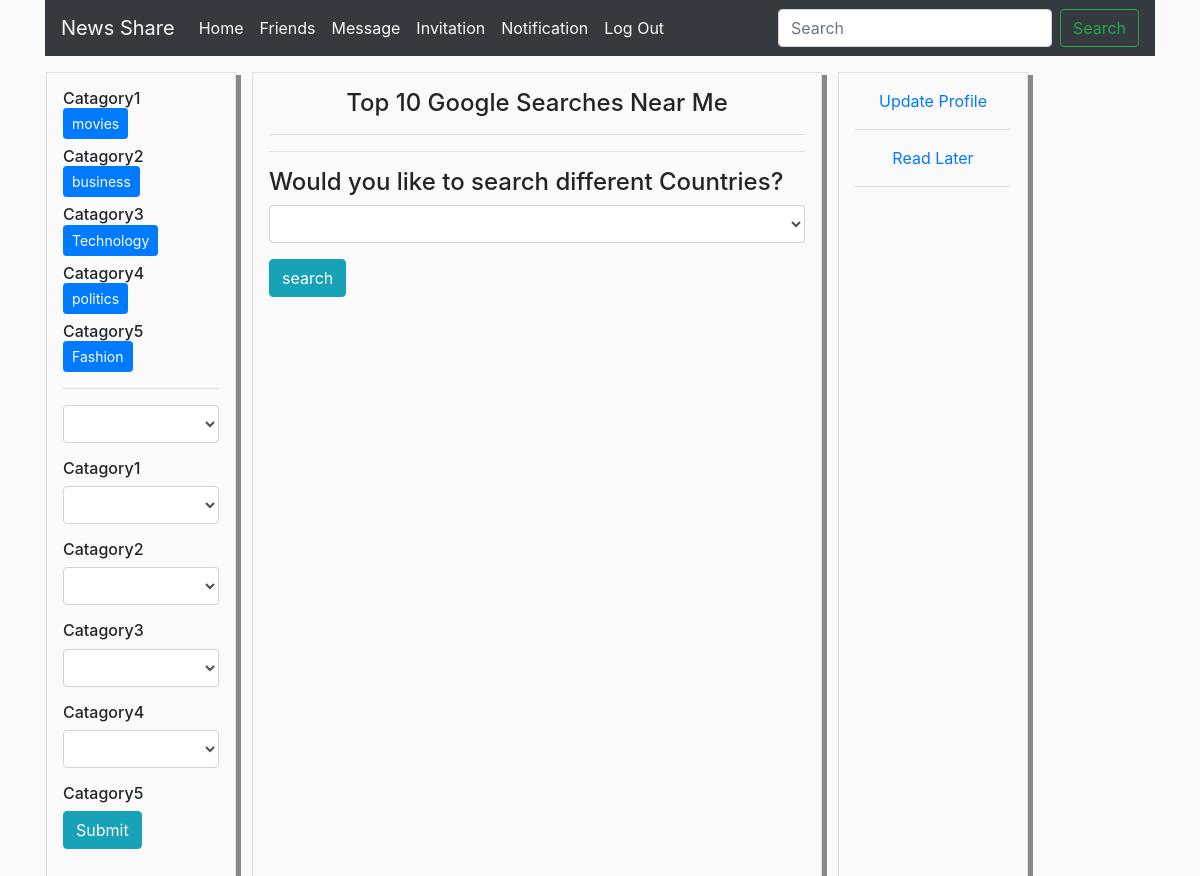
The app's page /dashboard/ (signed in) with its own data.
### dashboard/models.py (models this page shows, shortened)
class Catagory(models.Model):
    fav1=models.CharField(max_length=300,default="Nothig")
    fav2=models.CharField(max_length=300,default="Nothig")
    fav3=models.CharField(max_length=300,default="Nothig")
    fav4=models.CharField(max_length=300,default="Nothig")
    fav5=models.CharField(max_length=300,default="Nothig")
    name=models.ForeignKey(User,null=False,on_delete=models.CASCADE,db_column="username")

### dashboard/views.py (the view)
# urls.py: path('',views.dashboard,name='dashboard'),
@login_required(login_url='/')
def dashboard(request):
    try:
        a=User.objects.get(id=request.user.id)
        find_1=Catagory.objects.get(name=a)
    except:
        find_1="None"
    pytrends = TrendReq(hl='en-US')
    kw_list = ["Blockchain"]
    cat=0
    timeframe='today 5-y'
    geo=''
    gprop=''
    search_1=pytrends.realtime_trending_searches(pn='CA')
    search_ca=search_1.head(10)
    search_2=pytrends.realtime_trending_searches(pn='US')
    search_usa=search_2.head(10)
    if request.method=='POST':
        country=request.POST['country']
        search_3=pytrends.realtime_trending_searches(pn=country)
        search_new=search_3.head(10)
        return render(request, "dashboard/dashboard_modal.html",{'search_new':search_new['title']})
    return render(request, "dashboard/dashboard.html",{'search':search_ca['title'],'search_usa':search_usa['title'],'cat':find_1})

### dashboard/templates/dashboard/dashboard.html (shortened to what this page needs)
<!DOCTYPE html>
<html lang="en">
  <head>
    <link
      rel="stylesheet"
      href="https://cdn.jsdelivr.net/npm/bootstrap@4.5.3/dist/css/bootstrap.min.css"
    />
  </head>
  <body style="background-color: #fafafa">
    <div class="container">
      <div class="row">
        <div class="col-12">
          <nav class="navbar navbar-expand-lg navbar-light bg-dark">
            <a class="navbar-brand text-light" href="#">News Share</a>
            <div class="collapse navbar-collapse" id="navbarSupportedContent">
              <ul class="navbar-nav mr-auto">
                <li class="nav-item active">
                  <a class="nav-link text-light" href="{% url 'dashboard' %}"
                    >Home <span class="sr-only">(current)</span></a
                  >
                </li>
                <li class="nav-item">
                  <a class="nav-link text-light" href="{%url 'follow'%}">Friends</a>
                </li>
                <li class="nav-item">
                  <a class="nav-link text-light" href="#">Message</a>
                </li>
                <li class="nav-item">
                  <a class="nav-link text-light" href="{% url 'invitation'%}">Invitation</a>
                </li>
                <li class="nav-item">
                  <a class="nav-link text-light" href="#">Notification</a>
                </li>
                <li class="nav-item">
                  <a class="nav-link text-light" href="{% url 'login' %}"
                    >Log Out</a
                  >
                </li>
              </ul>
              <form class="form-inline my-2 my-lg-0" action='{% url "results" %}' method="post">
                <input
                  class="form-control mr-sm-2"
                  type="search"
                  placeholder="Search"
                  aria-label="Search"
                  name='keywords'
                />
                <button
                  class="btn btn-outline-success my-2 my-sm-0"
                  type="submit"
                >
                  Search
                </button>
              </form>
            </div>
          </nav>
        </div>
      </div>
      <div class="row">
        <div
          class="col-2 border p-3 mt-3 ml-3 pb-5"
          style="box-shadow: 5px 3px #888888"
        >
          <div>
            <h6 class="text-left">Catagory1 <form action="{%url 'results_1' %}" method="post">{%csrf_token%}<input hidden name="fav1" value="{{cat.fav1}}"> <button type="submit" class='btn btn-primary btn-sm'>{{cat.fav1}}</button></form></h6>
          </div>
          <div>
            <h6 class="text-left">Catagory2<form action="{%url 'results_1' %}" method="post" id="ok">{%csrf_token%}<input hidden name="fav1" value="{{cat.fav2}}"> <button type="submit" class='btn btn-primary btn-sm'>{{cat.fav2}}</button></form></h6>
          </div>
          <div>
            <h6 class="text-left">Catagory3<form action="{%url 'results_1' %}" method="post" id="ok">{%csrf_token%}<input hidden name="fav1" value="{{cat.fav3}}"> <button type="submit" class='btn btn-primary btn-sm'>{{cat.fav3}}</button></form></h6>
          </div>
          <div>
            <h6 class="text-left">Catagory4<form action="{%url 'results_1' %}" method="post" id="ok">{%csrf_token%}<input hidden name="fav1" value="{{cat.fav4}}"> <button type="submit" class='btn btn-primary btn-sm'>{{cat.fav4}}</button></form></h6>
          </div>
          <div>
            <h6 class="text-left">Catagory5<form action="{%url 'results_1' %}" method="post" id="ok">{%csrf_token%}<input hidden name="fav1" value="{{cat.fav5}}"> <button type="submit" class='btn btn-primary btn-sm'>{{cat.fav5}}</button></form></h6>
          </div>
          <hr>
         <form action="{% url 'catagory' %}" method="post">
          <div class="form-group">
            <select class="form-control" id="exa" name="fav1">
              <option value=""></option>
              <option value="sports">Sports</option>
            </select>
          </div>
          <div>
            <h6 class="text-left">Catagory1  </h6>
          </div>
          <div class="form-group">
            <select class="form-control" id="exa" name="fav2">
              <option value=""></option>
              <option value="sports">Sports</option>
            </select>
          </div>
          <div>
            <h6 class="text-left">Catagory2 </h6>
          </div>
          <div class="form-group">
            <select class="form-control" id="exa" name="fav3">
              <option value=""></option>
              <option value="sports">Sports</option>
            </select>
          </div>
          <div>
            <h6 class="text-left">Catagory3 </h6>
          </div>
          <div class="form-group">
            <select class="form-control" id="exa" name="fav4">
              <option value=""></option>
              <option value="sports">Sports</option>
            </select>
          </div>
          <div>
            <h6 class="text-left">Catagory4 </h6>
          </div>
          <div class="form-group">
            <select class="form-control" id="exa" name="fav5">
              <option value=""></option>
              <option value="sports">Sports</option>
            </select>
          </div>
          <div>
            <h6 class="text-left">Catagory5 </h6>
          </div>
          <button
          type="submit"
          class="btn btn-info"
        >
          Submit
        </button>
         </form>
        </div>
        <div
          class="col-6 border p-3 mt-3 ml-3 pb-5"
          style="box-shadow: 5px 3px #888888"
        >
          <div>
            <h4 class="text-center">Top 10 Google Searches Near Me</h4>
            <hr />
            <hr />
          </div>
          <div class="form-group">
            <form
              method="post"
              action="{% url 'dashboard' %}"
            >
              <h4>Would you like to search different Countries?</h4>
              <div class="form-group">
                <select class="form-control" id="exa" name="country">
                  <option value=""></option>
                  <option value="AU">Australia</option>
                </select>
              </div>
              <button
                type="submit"
                class="btn btn-info"
                data-toggle="modal"
                data-target="#exampleModal"
              >
                search
              </button>
            </form>
          </div>
        </div>
        <div
          class="col-2 border p-3 mt-3 ml-3 pb-5"
          style="box-shadow: 5px 3px #888888"
        >
          <div class="text-center">
            <a href="{%url 'user' %}">Update Profile</a>
          </div>
          <hr />
          <div class="text-center">
            <a href="{%url 'read-later'%}">Read Later</a>
          </div>
          <hr />
        </div>
      </div>
    </div>
  </body>
</html>

### records on screen
Catagory: fav1 "movies", fav2 "business", fav3 "Technology", fav4 "politics", fav5 "Fashion"
